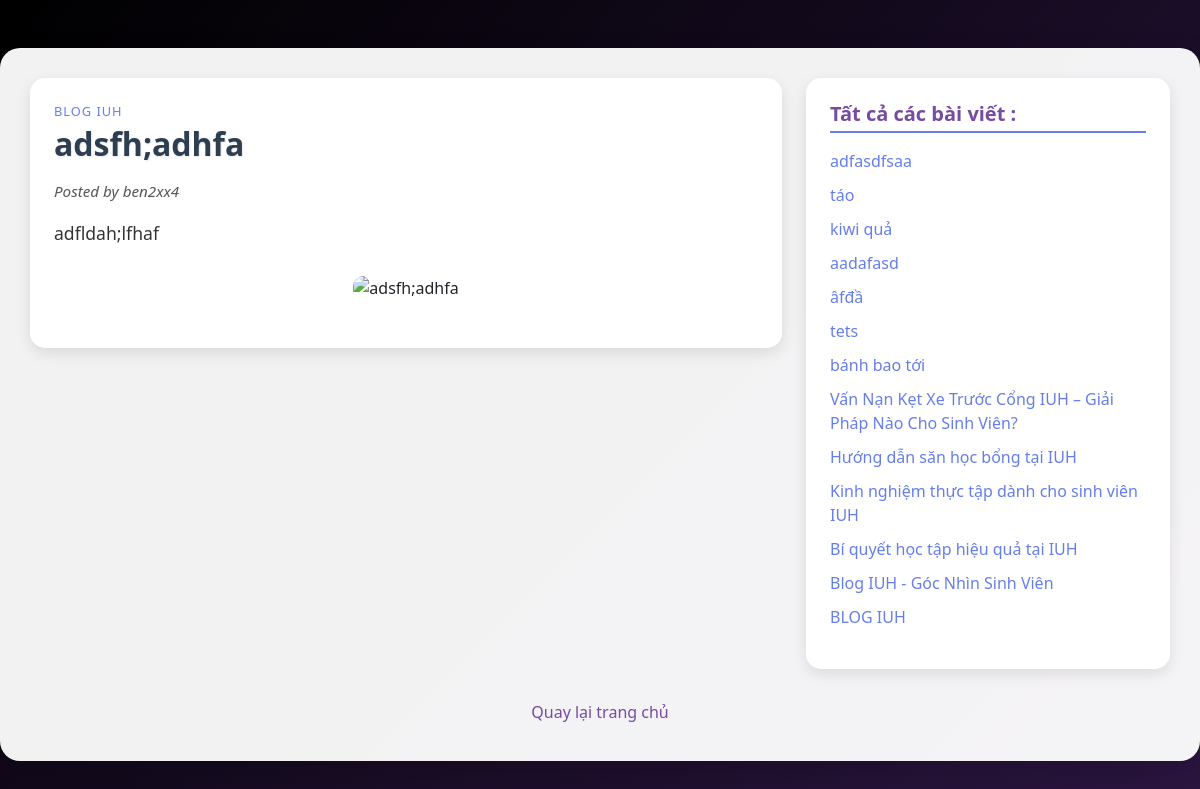
Screenshot of /post/24 (signed in) with the database file from the repository.
### app.py (models this page shows)
class Post(db.Model):
    id = db.Column(db.Integer, primary_key=True)
    title = db.Column(db.String(100), nullable=False)
    content = db.Column(db.Text, nullable=True)
    image_url = db.Column(db.String(255), nullable=True)
    user_id = db.Column(db.Integer, db.ForeignKey('user.id'), nullable=False)

class User(db.Model):
    id = db.Column(db.Integer, primary_key=True)
    username = db.Column(db.String(50), unique=True, nullable=False)
    password = db.Column(db.String(200), nullable=False)
    is_admin = db.Column(db.Boolean, default=False)
    is_blocked = db.Column(db.Boolean, default=False)
    posts = db.relationship('Post', backref='user', lazy=True)

### app.py (the view)
@app.route('/post/<int:post_id>')
def post_detail(post_id):
    if not current_user():
        flash("Bạn hãy đăng nhập để xem chi tiết bài viết.")
        return redirect(url_for('login'))
    post = Post.query.get_or_404(post_id)
    posts = Post.query.order_by(Post.id.desc()).all()
    return render_template('post_detail.html', post=post, posts=posts, user=current_user())

### app.py (called while the page is built)
def current_user():
    if 'user_id' in session:
        return User.query.get(session['user_id'])
    return None

### Templates/post_detail.html (shortened to what this page needs)
<!DOCTYPE html>
<html lang="vi">
  <head>
    <link
      href="https://cdn.jsdelivr.net/npm/bootstrap@5.1.3/dist/css/bootstrap.min.css"
      rel="stylesheet"
    />
    <link
      rel="stylesheet"
      href="https://cdnjs.cloudflare.com/ajax/libs/animate.css/4.1.1/animate.min.css"
    />
  </head>
  <body>
    <div class="container my-5 animate__animated animate__fadeIn">
      <div class="row">
        <div class="col-md-8">
          <article class="p-4 animate__animated animate__fadeInUp">
            <p class="text-uppercase category mb-1" style="font-size: 0.8rem">
              Blog IUH
            </p>
            <h2 class="mb-3">{{ post.title }}</h2>
            <p class="author">Posted by {{ post.user.username }}</p>
            <p class="content">{{ post.content }}</p>
            <div class="text-center my-4">
              {% if post.image_url %}
              <img
                src="{{ post.image_url }}"
                alt="{{ post.title }}"
                class="img-fluid"
              />
              {% else %}
              <img
                src="/static/images/default-post.jpg"
                alt="{{ post.title }}"
                class="img-fluid"
              />
              {% endif %}
            </div>
          </article>
        </div>
        <div class="col-md-4">
          <div
            class="sidebar p-4 animate__animated animate__fadeInUp"
            style="animation-delay: 0.2s"
          >
            <h5 class="mb-3">Tất cả các bài viết :</h5>
            <ul class="list-unstyled">
              {% for related_post in posts %} {% if related_post.id != post.id
              %}
              <li>
                <a href="{{ url_for('post_detail', post_id=related_post.id) }}">
                  {{ related_post.title }}
                </a>
              </li>
              {% endif %} {% endfor %}
            </ul>
          </div>
        </div>
      </div>
      <div class="mt-4 text-center">
        <a href="{{ url_for('home') }}" class="btn btn-link"
          >Quay lại trang chủ</a
        >
      </div>
    </div>
  </body>
</html>

### Templates/post_detail.html (style rules this page uses)
body { background: linear-gradient(135deg, rgb(0, 0, 0), rgb(44, 22, 66)); min-height: 100vh; font-family: "Segoe UI", Tahoma, Geneva, Verdana, sans-serif; }
.container { max-width: 1200px; background: rgba(255, 255, 255, 0.95); border-radius: 20px; padding: 30px; box-shadow: 0 10px 30px rgba(0, 0, 0, 0.15); margin-top: 40px; margin-bottom: 40px; }
article { border-radius: 15px; background: white; box-shadow: 0 5px 15px rgba(0, 0, 0, 0.1); transition: transform 0.3s ease, box-shadow 0.3s ease; }
.sidebar { border-radius: 15px; background: white; box-shadow: 0 5px 15px rgba(0, 0, 0, 0.1); transition: transform 0.3s ease; }
h2 { color: #2c3e50; font-weight: 700; text-shadow: 1px 1px 2px rgba(0, 0, 0, 0.1); font-size: 2rem; }
h5 { color: #764ba2; font-weight: 600; border-bottom: 2px solid #667eea; padding-bottom: 5px; }
.category { color: #667eea; font-weight: 500; letter-spacing: 1px; transition: color 0.3s ease; }
.author { color: #555; font-style: italic; font-size: 0.95rem; }
.content { line-height: 1.8; color: #333; font-size: 1.1rem; }
.img-fluid { border-radius: 10px; max-height: 500px; object-fit: cover; transition: transform 0.3s ease; }
.list-unstyled li { margin-bottom: 10px; }
.list-unstyled a { color: #667eea; text-decoration: none; transition: all 0.3s ease; }
.btn-link { color: #764ba2; font-weight: 500; text-decoration: none; transition: all 0.3s ease; }

### rows the page displays
Post: title "adsfh;adhfa", content "adfldah;lfhaf"
User: user.username "ben2xx4"
Post: title "adfasdfsaa"
Post: title "táo"
Post: title "kiwi quả"
Post: title "aadafasd"
Post: title "âfđầ"
Post: title "tets"
Post: title "bánh bao tới"
Post: title "Vấn Nạn Kẹt Xe Trước Cổng IUH – Giải Pháp Nào Cho Sinh Viên?"
Post: title "Hướng dẫn săn học bổng tại IUH"
Post: title "Kinh nghiệm thực tập dành cho sinh viên IUH"
Post: title "Bí quyết học tập hiệu quả tại IUH"
Post: title "Blog IUH - Góc Nhìn Sinh Viên"
Post: title "BLOG IUH"
